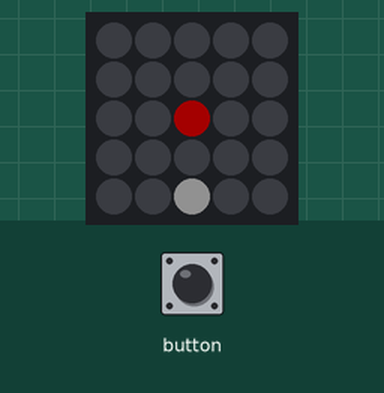
Recording of a sketch running on a simulated ESP32. Parts: 5×5 RGB LED matrix (first LED top left, wired row by row). Inputs (shaded band) come from the test bench. Dim RGB values are drawn brighter than linear; random numbers use the default seed unless the sketch sets one.

Above: at 1.2 s.
1.3 s: button pressed for 0.15 s
At 3.1 s:
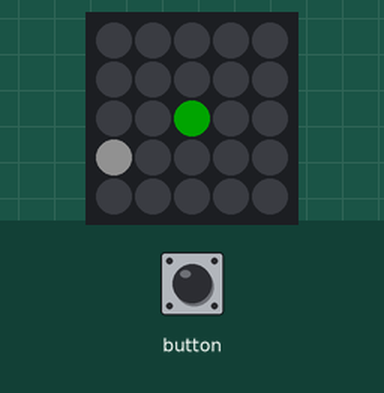
4.3 s: button pressed for 1 s
At 5.0 s:
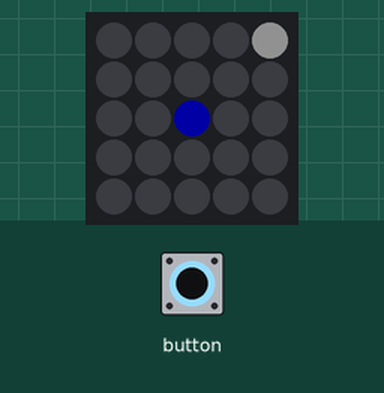
8.2 s: button pressed for 0.15 s
At 9.0 s:
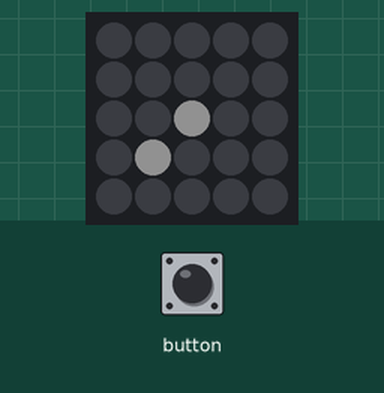
11.2 s: button pressed for 1 s
At 13.2 s:
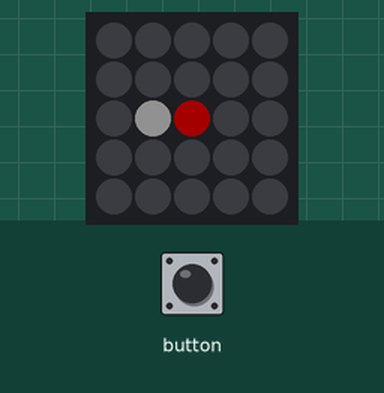
Timing chart, 0 to 14.7 s (numbered marks = the images above; inputs shaded):
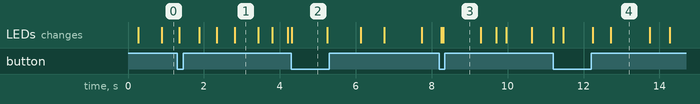

Measured:
- what the display in image 1 shows lasts 0.6 s, from 2.8 s to 3.4 s
- what the display in image 2 shows lasts 0.9 s, from 4.3 s to 5.2 s

The sketch:

M5_Atom_Matrix_IMU_Game.ino
```cpp
#include "M5Atom.h"

// IMU variables

float accX = 0, accY = 0, accZ = 0;
float gyroX = 0, gyroY = 0, gyroZ = 0;
float temp = 0;
float threshold = 50;

bool IMU6886Flag = false;

// display variables

int xpos = 2;
int ypos = 2;
int pos = -1;

// Gameplay variables

int gamepos = random (0,25);
unsigned long lastTime;
unsigned long turnTime;

unsigned long minTurnTime = 150;
unsigned long maxTurnTime = 1000;
unsigned long decTurnTime = 200;
uint8_t FSM = 0;

// set up the sketch

void setup()
{

    // Init the atom and peripherals

    M5.begin(true, false, true);

    if (M5.IMU.Init() != 0)
    {
        IMU6886Flag = false;
    }
    else
    {
        IMU6886Flag = true;
    }

    // draw the initial position of the target

    M5.dis.drawpix(gamepos, 0x707070);

}

// fill the led display with the specified color

void fillpix (CRGB color)
{
   for (int i = 0; i < 25; i++)
   {
      M5.dis.drawpix(i, color);
   }
}

// Flash the screen between two colors (0 is blank)
// the specified number of times

void flashpix (int times, CRGB color1, CRGB color2)
{

   for (int i = 0; i < 3; i++)
   {
      fillpix (color1);
      delay(500);
      fillpix (color2);
      delay(500);
   }

   delay(1500);

}

// pick a new position for the target and display it.

void new_target()
{

   // Eraset the current target

   M5.dis.drawpix(gamepos, 0);

   // pick the next target position until it's
   // different than where the player is, otherwise,
   // they'd get an instant win and that's TOO EASY.

   do
   {
      gamepos = random (0,25);
   } while (gamepos == pos);

   // draw the target

   M5.dis.drawpix(gamepos, 0x707070);

}

void set_next_turn_time()
{

   // calculate the amount of time you get to
   // try to hit the target.

   lastTime = millis();
   turnTime = random(minTurnTime, maxTurnTime);

}

void loop()
{

    // If the IMU is present, read the gyro

    if (IMU6886Flag == true)
    {
        M5.IMU.getGyroData(&gyroX, &gyroY, &gyroZ);
        M5.IMU.getAccelData(&accX, &accY, &accZ);
        M5.IMU.getTempData(&temp);

        Serial.printf("%.2f,%.2f,%.2f o/s \r\n", gyroX, gyroY, gyroZ);
        //Serial.printf("%.2f,%.2f,%.2f mg\r\n", accX * 1000, accY * 1000, accZ * 1000);
        //Serial.printf("Temperature : %.2f C \r\n", temp);
    }

    // If the button (display) was pressed...

    if (M5.Btn.wasPressed())
    {

        // reset the player to the middle of the display

        xpos = 2;
        ypos = 2;

        // change the color of the player

        FSM++;
        if (FSM >= 4)
        {
            FSM = 0;
        }

    }
    else
    {

        // no button was pressed, use the gyro readings to
        // move the player around the board (display) based
        // on how device movement.  Only do x and y, if we
        // get a 3d display, maybe we can incorporate z!

        // gyro detects movement, not absolute position, so
        // tilting left makes the player go left, etc.

        if (gyroY < (threshold * -1.0))
        {
            if (ypos > 0)
            {
                ypos--;
            }
        }
        else if (gyroY > threshold)
        {
            if (ypos < 4)
            {
                ypos++;
            }
        }

        if (gyroX < (threshold * -1.0))
        {
            if (xpos > 0)
            {
                xpos--;
            }
        }
        else if (gyroX > (threshold * 1.0))
        {
            if (xpos < 4)
            {
                xpos++;
            }
        }
    }

    // If this isn't our first time through, we have
    // to erase the last position of the player by
    // blanking the led at that position.

    if (pos != -1)
    {
        M5.dis.drawpix(pos, 0);
    }

    // based on the calculated x, y position of the
    // player, figure out what position in the led
    // display to light up.

    // The position is 0..24, as the pixels on the
    // display are a linear array, despite being
    // physically arranged in a 5x5 matrix.

    pos = (5 * (4 - xpos)) + ypos;

    // if the position of the player matches the
    // position of the target, YOU WIN!

    if (pos == gamepos)
    {

        // do a victory flash on the screen

        flashpix (3, 0x0000f0, 0);

        // pick a new position for the target and display it.

        new_target();

        // every time the user wins, decrease the max time
        // until it's close to or at the min time (depending
        // on the math)

        if (maxTurnTime > (minTurnTime + decTurnTime))
        {
           maxTurnTime -= decTurnTime;
        }

        // set the amount of time they have to hit the target

        set_next_turn_time();

    }
    else if ((millis() - lastTime) > turnTime)
    {

        // d'oh - the player didn't catch the target in the
        // allotted time.  Too bad, so sad.

        // pick an new random spot for the target

        new_target();
        M5.dis.drawpix(gamepos, 0x707070);

        // set the amount of time they have to hit the target

        set_next_turn_time();

    }

    // set the color of the player and display it, depending
    // on what color the player has selected.  It gets really
    // challenging when the player and the target are the same
    // color.

    switch (FSM)
    {
        case 0:
            M5.dis.drawpix(pos, 0xf00000);
            break;
        case 1:
            M5.dis.drawpix(pos, 0x00f000);
            break;
        case 2:
            M5.dis.drawpix(pos, 0x0000f0);
            break;
        case 3:
            M5.dis.drawpix(pos, 0x707070);
            break;
        default:
            break;
    }

    // slight delay and update the buttons and speaker (if you have one)

    delay(50);
    M5.update();

}
```
